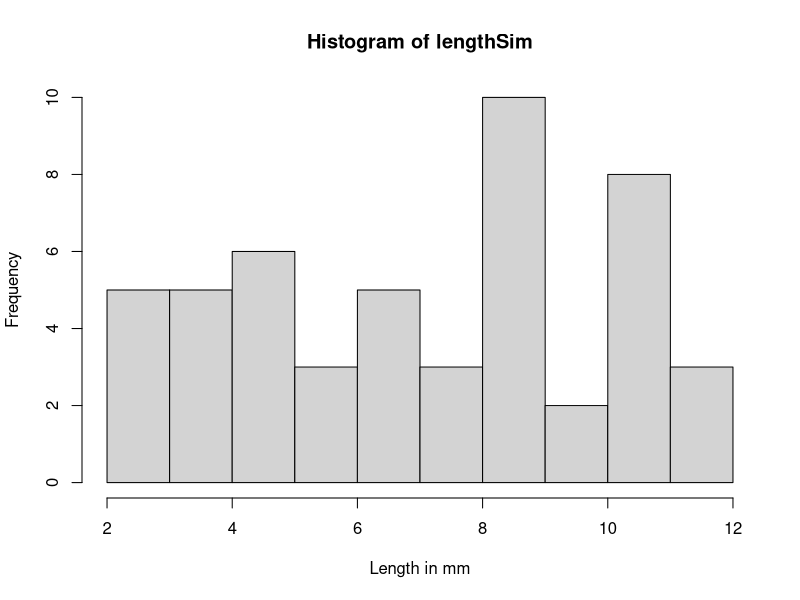

Write R code to recreate this figure.
## ---- chunk 1
# 2 memory sticks are greater than 10mm in length
# there are 10 different memory sticks in total
P_scrapped <- (2/10)
P_scrapped
## ---- chunk 2
#50 memory stick lengths simulation
lengthSim <- runif(50,2,12)

#histogram plot of simulation
hist(lengthSim, breaks = 10, xlab = "Length in mm", ylab = "Frequency")

#mean and variance calculations
mean <- mean(lengthSim)
variance <- var(lengthSim)

cat("Simulated mean of lengths:", mean)
cat("Simulated variance of lengths :", variance)
## ---- chunk 3
pdf <- function(x) 0.025*x + b
firstpart_integrand <-integrate(function(x)0.025*x,2,6)
secondpart_integrand <- (function(b)6-2*b)

firstpart_integrand

eqn <- function(b) 0.4 + 4*b -1
b <- uniroot(eqn, c(0, 1))$root
cat("Only possible value of b :", b)
## ---- chunk 4
pdf <- function(x) 0.025*x + 0.15
integral <- integrate(pdf,3,6)
integral
## ---- chunk 5
xpdf <- function(x) x*(0.025*x + 0.15)
integral <- integrate(xpdf,2,6)
integral
## ---- chunk 6
a <- -pi
b <- pi

#defining the uniform density function
pdf_x <- function(x) {
  ifelse(x >= a & x <= b, 1/(2*pi), 0)
}

# P(X ≤ 0)
prob1 <- integrate(pdf_x, a, 0)$value

# P(X ≤ 𝜋∕2)
prob2 <- integrate(pdf_x, a, pi/2)$value

#the results
cat("P(X ≤ 0) = ", prob1)
cat("P(X ≤ 𝜋∕2) = ",prob2)

